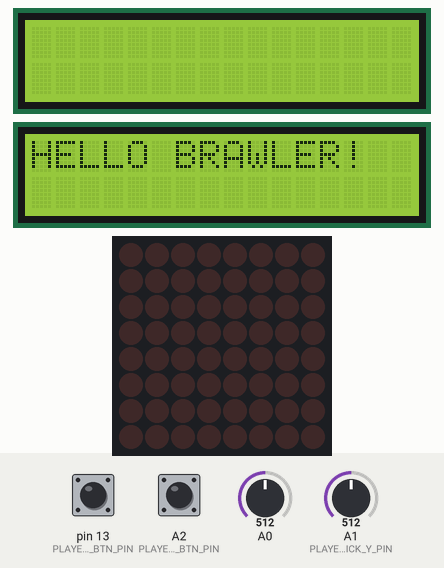
Recording of a sketch running on a simulated Arduino Uno, built with avr-gcc and run on an emulated ATmega328P. Parts: 2 × 16×2 character LCD, 8×8 LED matrix. The test bench sets the inputs (shaded band); at power-on: pin 13 (PLAYER1_PRIMARY_BTN_PIN) HIGH, A1 (PLAYER1_JOYSTICK_Y_PIN) = 512, A0 = 512, A2 (PLAYER1_SECONDARY_BTN_PIN) HIGH.

Above: at 1.4 s.
1.5 s: pin 13 (PLAYER1_PRIMARY_BTN_PIN) pulled LOW for 3.2 s
At 3.6 s:
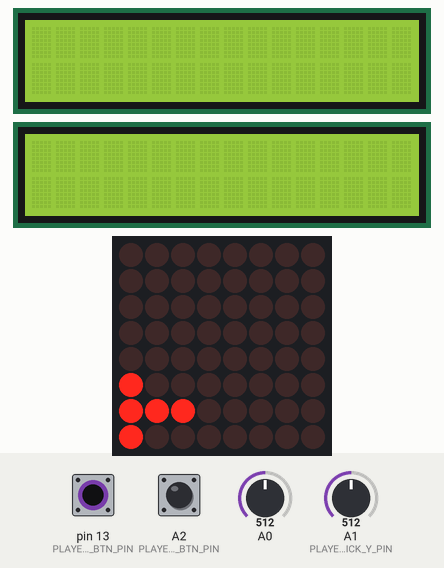
At 5.9 s:
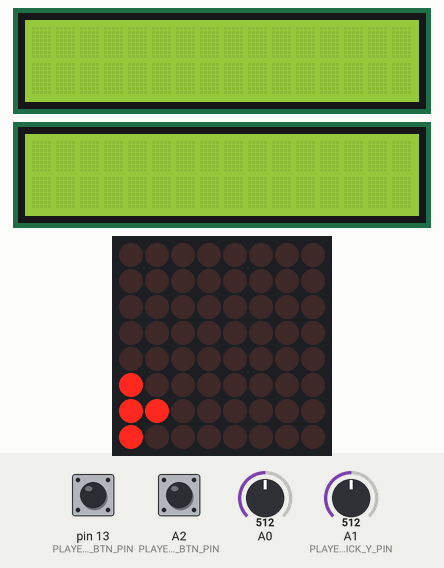
6.2 s: A1 (PLAYER1_JOYSTICK_Y_PIN) set to 311
7.7 s: A1 (PLAYER1_JOYSTICK_Y_PIN) set to 291
At 8.7 s:
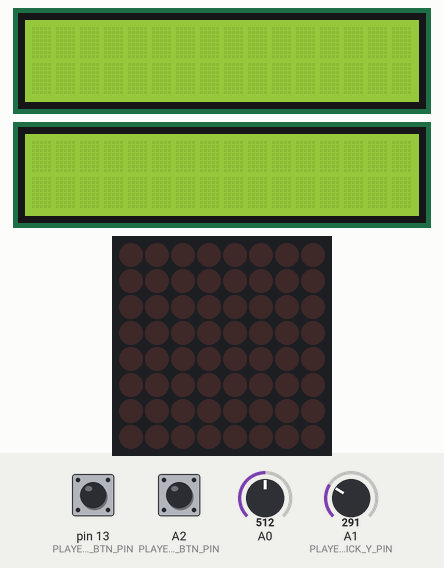
Timing chart, 0 to 10.7 s (numbered marks = the images above; inputs shaded):
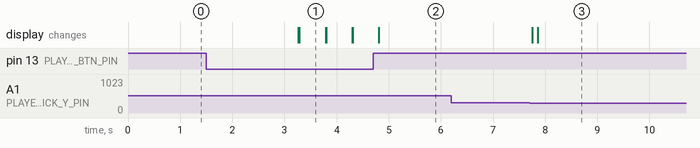

Measured:
- the behaviour switches between 301 and 300 on A1 (PLAYER1_JOYSTICK_Y_PIN) (found by bisection; images 2 and 3)
- after the input at 1.5 s, the display: first differs from a run without the input after 1.8 s (image 1)
- after the input at 6.2 s, every drawn part: stays the same
- after the input at 7.7 s, the display: first changes after 0.06 s (image 3 shows a later state)
- what the display in image 1 shows lasts 0.5 s, from 3.3 s to 3.8 s

The sketch:

MatrixFighter.ino
```cpp
#include "DisplayController.hpp"
#include "Character.hpp"
#include "Utils.h"
#include "InputController.hpp"
#include "GameManager.hpp"
#include "LCDController.hpp"

uint8_t const DISPLAY_DATA_PIN = 12;
uint8_t const DISPLAY_CLK_PIN = 11;
uint8_t const DISPLAY_LOAD_PIN = 10;
uint8_t const HORIZONTAL_DISPLAY_COUNT = 1;
uint8_t const PLAYER1_JOYSTICK_X_PIN = A0;
uint8_t const PLAYER1_JOYSTICK_Y_PIN = A1;
uint8_t const PLAYER1_PRIMARY_BTN_PIN = 13;
uint8_t const PLAYER1_SECONDARY_BTN_PIN = A2;
uint8_t const LCD_RS_PIN = 9;
uint8_t const LCD_ENABLE_PIN = 8;
uint8_t const LCD_D4_PIN = 7;
uint8_t const LCD_D5_PIN = 6;
uint8_t const LCD_D6_PIN = 5;
uint8_t const LCD_D7_PIN = 4;
uint8_t const LCD_WIDTH = 16;
uint8_t const LCD_HEIGHT = 2;
uint8_t const LCD_CONTRAST_PIN = 3;
char const* GREETING = "HELLO BRAWLER!";

DisplayController displayController;
InputController inputController(
  PLAYER1_JOYSTICK_X_PIN,
  PLAYER1_JOYSTICK_Y_PIN,
  PLAYER1_PRIMARY_BTN_PIN,
  PLAYER1_SECONDARY_BTN_PIN,
  true,
  false,
  true
);
Character player1(Point{ 0, 1 });
GameManager gameManager;
LCDController lcdController(
  LCD_RS_PIN,
  LCD_ENABLE_PIN,
  LCD_D4_PIN,
  LCD_D5_PIN,
  LCD_D6_PIN,
  LCD_D7_PIN,
  LCD_HEIGHT,
  LCD_WIDTH,
  LCD_CONTRAST_PIN
);


void setup() {
  Serial.begin(9600);

  displayController = DisplayController(
    DISPLAY_DATA_PIN,
    DISPLAY_LOAD_PIN,
    DISPLAY_CLK_PIN
  );


  gameManager = GameManager(displayController, player1, inputController, lcdController);
}

void loop() {
  gameManager.handleInput();
  gameManager.getNextFrame();
  gameManager.getLCDState(GREETING);
}
```

Character.cpp
```cpp
#include "Character.hpp"


Character::Character()
  : _origin{ Point{ 0, 0 } },
    _collider{ Collider(getBoundingBox()) },
    _orientation{ Orientation::RIGHT },
    _state{ State::IDLE } {
}

Character::Character(Point initialPosition, Orientation orientation = Orientation::RIGHT)
  : _origin{ initialPosition },
    _collider{ Collider(getBoundingBox()) },
    _orientation{ orientation },
    _state{ State::IDLE } {
}

List<Pixel> Character::getPixels(int32_t displayHeight) const {
  List<Pixel> result;
  switch (_state) {
    case State::IDLE:
      {
        if (_orientation == Orientation::RIGHT) {
          result.push(Point{ _origin.getX(), _origin.getY() - 1 }.toPixel(displayHeight));
          result.push(_origin.toPixel(displayHeight));
          result.push(Point{ _origin.getX(), _origin.getY() + 1 }.toPixel(displayHeight));
          result.push(Point{ _origin.getX() + 1, _origin.getY() }.toPixel(displayHeight));
        }
        break;
      }
    case State::PUNCHIG:
      {
        if (_orientation == Orientation::RIGHT) {
          result.push(Point{ _origin.getX(), _origin.getY() - 1 }.toPixel(displayHeight));
          result.push(_origin.toPixel(displayHeight));
          result.push(Point{ _origin.getX(), _origin.getY() + 1 }.toPixel(displayHeight));
          result.push(Point{ _origin.getX() + 1, _origin.getY() }.toPixel(displayHeight));
          result.push(Point{ _origin.getX() + 2, _origin.getY() }.toPixel(displayHeight));
        }
        break;
      }
    default:
      {
        break;
      }
  }
  return result;
}

BoundingBox Character::getBoundingBox() {
  switch (_state) {
    case Character::State::IDLE:
      {
        if (_orientation == Orientation::RIGHT) {
          return BoundingBox{
            Point{ _origin.getX(), _origin.getY() + 1 },
            Point{ _origin.getX() + 1, _origin.getY() - 1 },
          };
        } else {
          return BoundingBox{
            Point{ _origin.getX() - 1, _origin.getY() + 1 },
            Point{ _origin.getX(), _origin.getY() - 1 },
          };
        }
      }
    default:
      {
        return BoundingBox{
          Point{ 0, 0 },
          Point{ 0, 0 }
        };
      }
  }
}

void Character::moveRight() {
  // TODO: Handle colission
  _origin.updateX(1);
}

void Character::moveLeft() {
  // TODO: Handle colission
  _origin.updateX(-1);
}

bool Character::punch() {
  switch (_state) {
    case State::PUNCHIG:
    case State::CROUCHED_PUNCHING:
    case State::JUMPING:
      {
        return false;
      }
    case State::CROUCHED:
      {
        _state = State::CROUCHED_PUNCHING;
        break;
      }
    default:
      {
        _state = State::PUNCHIG;
        break;
      }
  }
  _punchingTimer = millis();
  return true;
}

bool Character::runAnimations() {
  uint32_t now = millis();

  switch (_state) {
    case State::PUNCHIG:
      {
        if (now - _punchingTimer > PUNCH_ANIMATION_TIME) {
          _state = State::IDLE;
          return true;
        }
      }
    case State::CROUCHED_PUNCHING:
      {
        if (now - _punchingTimer > PUNCH_ANIMATION_TIME) {
          _state = State::CROUCHED;
          return true;
        }
      }
    default:
      {
        return false;
      }
  }
}
```

Character.hpp
```cpp
#ifndef CHARACTER_HPP
#define CHARACTER_HPP

#include <stdint.h>
#include "Utils.h"
#include "List.cpp"
#include "Collider.hpp"
#include "Arduino.h"

uint32_t const PUNCH_ANIMATION_TIME = 500;

class Character {
public:
  enum Orientation {
    LEFT,
    RIGHT
  };

private:
  Point _origin;
  Collider _collider;

  enum State {
    IDLE,
    PUNCHIG,
    CROUCHED,
    CROUCHED_PUNCHING,
    JUMPING
  };

  State _state;
  Orientation _orientation;
  bool _isBlocking = false;

  uint32_t _punchingTimer = millis();

  BoundingBox getBoundingBox();

public:
  Character();
  Character(Point initialPosition, Orientation orientation = Orientation::RIGHT);
  void moveLeft();
  void moveRight();
  void jump();
  void crouch();
  /**
   * Returns whether the action succeded or not
   */
  bool punch();
  void rest();
  void block();
  bool isBlocking();
  bool isPunching();
  /**
   * Return whether or not the state of the character changed and we need to redraw the frame
   */
  bool runAnimations();
  Collider getCollider() const;
  List<Pixel> getPixels(int32_t displayHeight) const;
};

#endif
```

Collider.cpp
```cpp
#include "Collider.hpp"

Collider::Collider(BoundingBox boundingBox)
  : _boundingBox{ boundingBox } {}
```

Collider.hpp
```cpp
#ifndef COLLIDER_HPP
#define COLLIDER_HPP

#include <stdint.h>
#include "Utils.h"

class Collider {
private:
  BoundingBox _boundingBox;
public:
  Collider(BoundingBox boundingBox);
  bool isTouching(Collider other) const;
  bool isColliding(Collider other) const;
  void updateBoundingBox(BoundingBox boundingBox);
};

#endif
```

Direction.cpp
```cpp
#include "Direction.hpp"

Direction::Direction(int8_t xAxis, int8_t yAxis) {
  switch (xAxis) {
    case 1:
      {
        _direction = _direction | Direction::RIGHT;
        break;
      }
    case -1:
      {
        _direction = _direction | Direction::LEFT;
        break;
      }
    default:
      {
        break;
      }
  }

  switch (yAxis) {
    case 1:
      {
        _direction = _direction | Direction::UP;
        break;
      }
    case -1:
      {
        _direction = _direction | Direction::DOWN;
        break;
      }
    default:
      {
        break;
      }
  }
}

bool Direction::isLeft() const {
  return _direction & Direction::LEFT;
}

bool Direction::isRight() const {
  return _direction & Direction::RIGHT;
}

bool Direction::isUp() const {
  return _direction & Direction::UP;
}

bool Direction::isDown() const {
  return _direction & Direction::DOWN;
}

/**
 * Up -> Right
 * Donw -> Left
 * And vice-versa
 */
void Direction::switchAxes() {
  bool isDirUp = isUp();
  bool isDirDown = isDown();

  _direction = _direction >> 2;
  if (isDirUp) {
    _direction = _direction | RIGHT;
  }

  if (isDirDown) {
    _direction = _direction | LEFT;
  }
}

void Direction::invertXAxis() {
  if (!isLeft() && !isRight()) {
    return;
  }
  _direction = _direction ^ INVERT_X_AXIS_MASK;
}

void Direction::invertYAxis() {
  if (!isUp() && !isDown()) {
    return;
  }
  _direction = _direction ^ INVERT_Y_AXIS_MASK;
}

uint8_t Direction::getDirection() {
  return _direction;
}
```

Direction.hpp
```cpp
#ifndef DIRECTION_HPP
#define DIRECTION_HPP

#include <stdint.h>

class Direction {
private:
  uint8_t _direction = 0;

  static uint8_t const INVERT_X_AXIS_MASK = 0b1100;
  static uint8_t const INVERT_Y_AXIS_MASK = 0b0011;

public:
  static uint8_t const UP = 0b0001;
  static uint8_t const DOWN = 0b0010;
  static uint8_t const LEFT = 0b0100;
  static uint8_t const RIGHT = 0b1000;
  static uint8_t const UP_LEFT = 0b0101;
  static uint8_t const UP_RIGHT = 0b1001;
  static uint8_t const DOWN_LEFT = 0b0110;
  static uint8_t const DOWN_RIGHT = 0b1010;
  static uint8_t const NONE = 0b0000;

  /**
    * Each arg takes 0,1,-1 as its value representing the neutral, positive and negative part of the axis
    */
  Direction(int8_t xAxis, int8_t yAxis);

  bool isLeft() const;
  bool isRight() const;
  bool isUp() const;
  bool isDown() const;

  void switchAxes();
  void invertXAxis();
  void invertYAxis();

  uint8_t getDirection();
};

#endif
```

DisplayController.cpp
```cpp
#include "DisplayController.hpp"

DisplayController::DisplayController(
  uint8_t dataPin,
  uint8_t loadPin,
  uint8_t clkPin
)
  : _dataPin{ dataPin },
    _loadPin{ loadPin },
    _clkPin{ clkPin },
    _lc{
      LedControl(dataPin, clkPin, loadPin, DISPLAY_COUNT)
    } {

  initStateAndNextFrame(nullptr);
  initDisplay();
}

DisplayController::DisplayController()
  : _dataPin{ 0 },
    _loadPin{ 0 },
    _clkPin{ 0 },
    _lc{
      LedControl(_dataPin, _clkPin, _loadPin, DISPLAY_COUNT)
    },
    _state{ nullptr },
    _nextFrame{ nullptr } {
}

DisplayController::PixelCoords DisplayController::resolvePixel(uint8_t row, uint8_t column) const {
  DisplayController::PixelCoords pixel;
  pixel.row = row % DISPLAY_SIZE;
  pixel.column = column % DISPLAY_SIZE;

  uint8_t displayX = row / DISPLAY_SIZE;
  uint8_t displayY = column / DISPLAY_SIZE;

  pixel.display = displayY + displayX;

  return pixel;
}

void DisplayController::setPixel(Pixel pixel) {
  _nextFrame[pixel.y][pixel.x] = pixel.value;
}

void DisplayController::setPixels(Pixel pixels[], uint32_t length) {
  for (uint32_t i = 0; i < length; i++) {
    Pixel pixel = pixels[i];
    _nextFrame[pixel.y][pixel.x] = pixel.value;
  }
}

void DisplayController::setPixels(List<Pixel> pixels) {
  List<Pixel>::Node* node = pixels.getHead();
  while (node != nullptr) {
    setPixel(node->value);
    node = node->next;
  }
}

void DisplayController::draw() {
  for (uint8_t i = 0; i < DISPLAY_HEIGHT; i++) {
    for (uint8_t j = 0; j < DISPLAY_WIDTH; j++) {
      DisplayController::PixelCoords pixel = resolvePixel(i, j);
      _lc.setLed(pixel.display, pixel.row, pixel.column, _state[i][j]);
    }
  }
}

void DisplayController::initDisplay() {
  for (uint8_t i = 0; i < DISPLAY_COUNT; i++) {
    _lc.shutdown(i, false);
    // TODO: Get from settings
    _lc.setIntensity(i, 2);
    _lc.clearDisplay(i);
  }
}

DisplayController& DisplayController::operator=(DisplayController const& other) {
  if (&other == this) {
    return *this;
  }

  _dataPin = other._dataPin;
  _loadPin = other._loadPin;
  _clkPin = other._clkPin;
  _lc = LedControl(_dataPin, _clkPin, _loadPin, DISPLAY_COUNT);

  initStateAndNextFrame(&other);
  initDisplay();
  return *this;
}

DisplayController::DisplayController(DisplayController const& other)
  : _dataPin{ other._dataPin },
    _loadPin{ other._loadPin },
    _clkPin{ other._clkPin },
    _lc{
      LedControl(other._dataPin, other._clkPin, other._loadPin, DISPLAY_COUNT)
    } {
  initStateAndNextFrame(&other);
  initDisplay();
}

void DisplayController::initStateAndNextFrame(DisplayController* initValue = nullptr) {
  for (int i = 0; i < DISPLAY_HEIGHT; i++) {
    for (int j = 0; j < DISPLAY_WIDTH; j++) {
      _state[i][j] = initValue != nullptr ? initValue->_state[i][j] : false;
    }
  }

  for (int i = 0; i < DISPLAY_HEIGHT; i++) {
    for (int j = 0; j < DISPLAY_WIDTH; j++) {
      _nextFrame[i][j] = initValue != nullptr ? initValue->_nextFrame[i][j] : false;
    }
  }
}

void DisplayController::emptyNextFrame() {
  for (int i = 0; i < DISPLAY_HEIGHT; i++) {
    for (int j = 0; j < DISPLAY_WIDTH; j++) {
      _nextFrame[i][j] = false;
    }
  }
}

void DisplayController::commitNextFrame() {
  for (int i = 0; i < DISPLAY_HEIGHT; i++) {
    for (int j = 0; j < DISPLAY_WIDTH; j++) {
      _state[i][j] = _nextFrame[i][j];
    }
  }

  draw();
  emptyNextFrame();
}
```

DisplayController.hpp
```cpp
#ifndef DISPLAY_CONTROLLER_HPP
#define DISPLAY_CONTROLLER_HPP

#include "LedControl.h"
#include <stdint.h>
#include "Utils.h"
#include "List.cpp"

uint8_t const DISPLAY_SIZE = 8;
uint8_t const DISPLAY_WIDTH = 8;
uint8_t const DISPLAY_HEIGHT = 8;
uint8_t const DISPLAY_COUNT = 1;

class DisplayController {
private:
  uint8_t _dataPin;
  uint8_t _loadPin;
  uint8_t _clkPin;
  bool _state[DISPLAY_HEIGHT][DISPLAY_WIDTH];
  bool _nextFrame[DISPLAY_HEIGHT][DISPLAY_WIDTH];

  LedControl _lc;

  struct PixelCoords {
    uint8_t row;
    uint8_t column;
    uint8_t display;
  };

  PixelCoords resolvePixel(uint8_t row, uint8_t column) const;
  void initDisplay();
  void emptyNextFrame();


public:
  DisplayController();
  DisplayController(
    uint8_t dataPin,
    uint8_t loadPin,
    uint8_t clkPin
  );
  DisplayController(DisplayController const& other);

  DisplayController& operator=(DisplayController const& other);

  void draw();
  void setPixel(Pixel pixel);
  void setPixels(Pixel pixels[], uint32_t length);
  void setPixels(List<Pixel> pixels);
  void commitNextFrame();
  void initStateAndNextFrame(DisplayController* initValue);
};

#endif
```

GameManager.cpp
```cpp
#include "GameManager.hpp"
#include "List.cpp"
#include "Utils.h"
#include "Direction.hpp"

GameManager::GameManager(
  DisplayController displayController,
  Character player1,
  InputController inputController,
  LCDController lcdController
)
  : _displayController{ displayController },
    _player1{ player1 },
    _inputController{ inputController },
    _lcdController{ lcdController } {
}

GameManager::GameManager() {
}

GameManager& GameManager::operator=(GameManager const& other) {
  if (this == &other) {
    return *this;
  }

  _displayController = other._displayController;
  _player1 = other._player1;
  _inputController = other._inputController;
  _lcdController = other._lcdController;

  return *this;
}

void GameManager::getNextFrame() {
  if (!isPlayingGame()) {
    return;
  }
  bool player1AnimationRes = _player1.runAnimations();
  if (!_changed && !player1AnimationRes) {
    return;
  }
  List<Pixel> player1Pixels = _player1.getPixels(DISPLAY_HEIGHT);

  _displayController.setPixels(player1Pixels);
  _displayController.commitNextFrame();

  _changed = false;
}

void GameManager::handleInput() {
  Direction player1Direction = _inputController.getJoyDirection(true);
  bool isPlayer1PrimaryBtnPressed = _inputController.isPrimaryBtnPressed();
  bool isPlayer1SecondaryBtnPressed = _inputController.isSecondaryBtnPressed();

  if (isPlayingGame()) {
    handlePlayer1JoyInput(player1Direction);

    if (isPlayer1PrimaryBtnPressed) {
      _changed = _player1.punch();
    }
  } else {
    handleMenuJoyInput(player1Direction);

    if (isPlayer1PrimaryBtnPressed) {
      _lcdController.select();
    }

    if (isPlayer1SecondaryBtnPressed) {
      _lcdController.back();
    }
  }
}

void GameManager::getLCDState(char const introMessage[]) {
  _lcdController.displayCurrentState(introMessage);
}


void GameManager::handlePlayer1JoyInput(Direction direction) {
  if (direction.isRight()) {
    _player1.moveRight();
    _changed = true;
  } else if (direction.isLeft()) {
    _player1.moveLeft();
    _changed = true;
  }
}

void GameManager::handleMenuJoyInput(Direction direction) {
  _lcdController.moveSelector(direction);
}

bool GameManager::isPlayingGame() {
  return _lcdController.isShowingGame();
}
```

GameManager.hpp
```cpp
#ifndef GAME_MANAGER_HPP
#define GAME_MANAGER_HPP

#include "DisplayController.hpp"
#include "Character.hpp"
#include "InputController.hpp"
#include "LCDController.hpp"

class GameManager {
private:
  DisplayController _displayController;
  Character _player1;
  InputController _inputController;
  LCDController _lcdController;
  bool _changed = true;

  void handlePlayer1JoyInput(Direction direction);
  void handleMenuJoyInput(Direction direciton);
  /**
   * Return false if we are controlling the menu and true if we are playing
   */
  bool isPlayingGame();

public:
  GameManager();
  GameManager(
    DisplayController _displayController,
    Character player1,
    InputController inputController,
    LCDController lcdController
  );
  GameManager& operator=(GameManager const& other);

  void getNextFrame();
  void handleInput();
  void getLCDState(char const introMessage[]);
};

#endif
```

List.cpp
```cpp
#ifndef LIST_CPP
#define LIST_CPP

template<class T>
class List {

public:
  struct Node {
    T value;
    Node* next = nullptr;
  };

private:
  Node* _head = nullptr;
  Node* _tail = nullptr;

  void cleanup() {
    Node* node = _head;

    while (node != nullptr) {
      Node* current = node;
      node = node->next;
      delete current;
    }

    _head = nullptr;
    _tail = nullptr;
  }

  void copy(List const& other) {
    if (&other == this) {
      return;
    }

    cleanup();

    if (other._head == nullptr) {
      return;
    }

    _head = new Node;
    _head->value = other._head->value;

    Node* node = _head;
    Node* otherNode = other._head->next;
    while (otherNode != nullptr) {
      Node* newNode = new Node;
      newNode->value = otherNode->value;
      node->next = newNode;
      node = newNode;
      otherNode = otherNode->next;
    }

    _tail = node;
  }

public:
  List() {
  }

  List<T>(List<T> const& other) {
    copy(other);
  }

  List& operator=(List other) {
    copy(other);
    return *this;
  }

  Node* getHead() {
    return _head;
  }

  void push(T value) {
    if (_head == nullptr) {
      _head = new Node;
      _head->value = value;
      _tail = _head;
      return;
    }

    Node* node = new Node;
    node->value = value;
    _tail->next = node;
    _tail = node;
  }

  void forEach(void (*func)(T)) {
    Node* node = _head;

    while (node != nullptr) {
      func(node->value);
      node = node->next;
    }
  }

  ~List() {
    cleanup();
  }
};

#endif
```

MemoryFree.h
```cpp
// memoryFree header
// From http://www.arduino.cc/cgi-bin/yabb2/YaBB.pl?num=1213583720/15
// ...written by user "mem".

#ifndef	MEMORY_FREE_H
#define MEMORY_FREE_H

int freeMemory();

#endif
```

Source omitted: InputController.cpp (3851 bytes), InputController.hpp (2075 bytes), MemoryFree.cpp (546 bytes), MenuEntry.cpp (703 bytes), MenuEntry.hpp (363 bytes), Utils.cpp (512 bytes), Utils.h (433 bytes), LCDController.cpp (11134 bytes), LCDController.hpp (3168 bytes)
